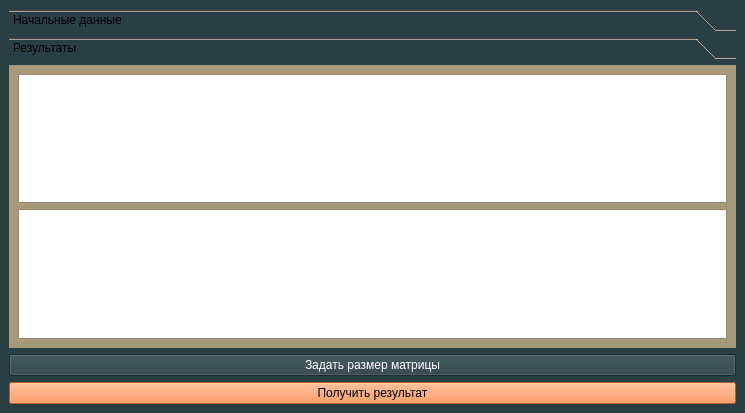
<?xml version="1.0" encoding="UTF-8"?>
<ui version="4.0">
 <class>matrix</class>
 <widget class="QMainWindow" name="matrix">
  <property name="enabled">
   <bool>true</bool>
  </property>
  <property name="geometry">
   <rect>
    <x>0</x>
    <y>0</y>
    <width>745</width>
    <height>413</height>
   </rect>
  </property>
  <property name="palette">
   <palette>
    <active>
     <colorrole role="WindowText">
      <brush brushstyle="SolidPattern">
       <color alpha="255">
        <red>255</red>
        <green>255</green>
        <blue>255</blue>
       </color>
      </brush>
     </colorrole>
     <colorrole role="Button">
      <brush brushstyle="SolidPattern">
       <color alpha="255">
        <red>40</red>
        <green>63</green>
        <blue>68</blue>
       </color>
      </brush>
     </colorrole>
     <colorrole role="Light">
      <brush brushstyle="SolidPattern">
       <color alpha="255">
        <red>60</red>
        <green>95</green>
        <blue>102</blue>
       </color>
      </brush>
     </colorrole>
     <colorrole role="Midlight">
      <brush brushstyle="SolidPattern">
       <color alpha="255">
        <red>50</red>
        <green>79</green>
        <blue>85</blue>
       </color>
      </brush>
     </colorrole>
     <colorrole role="Dark">
      <brush brushstyle="SolidPattern">
       <color alpha="255">
        <red>20</red>
        <green>31</green>
        <blue>34</blue>
       </color>
      </brush>
     </colorrole>
     <colorrole role="Mid">
      <brush brushstyle="SolidPattern">
       <color alpha="255">
        <red>26</red>
        <green>42</green>
        <blue>45</blue>
       </color>
      </brush>
     </colorrole>
     <colorrole role="Text">
      <brush brushstyle="SolidPattern">
       <color alpha="255">
        <red>255</red>
        <green>255</green>
        <blue>255</blue>
       </color>
      </brush>
     </colorrole>
     <colorrole role="BrightText">
      <brush brushstyle="SolidPattern">
       <color alpha="255">
        <red>255</red>
        <green>255</green>
        <blue>255</blue>
       </color>
      </brush>
     </colorrole>
     <colorrole role="ButtonText">
      <brush brushstyle="SolidPattern">
       <color alpha="255">
        <red>255</red>
        <green>255</green>
        <blue>255</blue>
       </color>
      </brush>
     </colorrole>
     <colorrole role="Base">
      <brush brushstyle="SolidPattern">
       <color alpha="255">
        <red>0</red>
        <green>0</green>
        <blue>0</blue>
       </color>
      </brush>
     </colorrole>
     <colorrole role="Window">
      <brush brushstyle="SolidPattern">
       <color alpha="255">
        <red>40</red>
        <green>63</green>
        <blue>68</blue>
       </color>
      </brush>
     </colorrole>
     <colorrole role="Shadow">
      <brush brushstyle="SolidPattern">
       <color alpha="255">
        <red>0</red>
        <green>0</green>
        <blue>0</blue>
       </color>
      </brush>
     </colorrole>
     <colorrole role="AlternateBase">
      <brush brushstyle="SolidPattern">
       <color alpha="255">
        <red>20</red>
        <green>31</green>
        <blue>34</blue>
       </color>
      </brush>
     </colorrole>
     <colorrole role="ToolTipBase">
      <brush brushstyle="SolidPattern">
       <color alpha="255">
        <red>255</red>
        <green>255</green>
        <blue>220</blue>
       </color>
      </brush>
     </colorrole>
     <colorrole role="ToolTipText">
      <brush brushstyle="SolidPattern">
       <color alpha="255">
        <red>0</red>
        <green>0</green>
        <blue>0</blue>
       </color>
      </brush>
     </colorrole>
     <colorrole role="PlaceholderText">
      <brush brushstyle="SolidPattern">
       <color alpha="128">
        <red>255</red>
        <green>255</green>
        <blue>255</blue>
       </color>
      </brush>
     </colorrole>
    </active>
    <inactive>
     <colorrole role="WindowText">
      <brush brushstyle="SolidPattern">
       <color alpha="255">
        <red>255</red>
        <green>255</green>
        <blue>255</blue>
       </color>
      </brush>
     </colorrole>
     <colorrole role="Button">
      <brush brushstyle="SolidPattern">
       <color alpha="255">
        <red>40</red>
        <green>63</green>
        <blue>68</blue>
       </color>
      </brush>
     </colorrole>
     <colorrole role="Light">
      <brush brushstyle="SolidPattern">
       <color alpha="255">
        <red>60</red>
        <green>95</green>
        <blue>102</blue>
       </color>
      </brush>
     </colorrole>
     <colorrole role="Midlight">
      <brush brushstyle="SolidPattern">
       <color alpha="255">
        <red>50</red>
        <green>79</green>
        <blue>85</blue>
       </color>
      </brush>
     </colorrole>
     <colorrole role="Dark">
      <brush brushstyle="SolidPattern">
       <color alpha="255">
        <red>20</red>
        <green>31</green>
        <blue>34</blue>
       </color>
      </brush>
     </colorrole>
     <colorrole role="Mid">
      <brush brushstyle="SolidPattern">
       <color alpha="255">
        <red>26</red>
        <green>42</green>
        <blue>45</blue>
       </color>
      </brush>
     </colorrole>
     <colorrole role="Text">
      <brush brushstyle="SolidPattern">
       <color alpha="255">
        <red>255</red>
        <green>255</green>
        <blue>255</blue>
       </color>
      </brush>
     </colorrole>
     <colorrole role="BrightText">
      <brush brushstyle="SolidPattern">
       <color alpha="255">
        <red>255</red>
        <green>255</green>
        <blue>255</blue>
       </color>
      </brush>
     </colorrole>
     <colorrole role="ButtonText">
      <brush brushstyle="SolidPattern">
       <color alpha="255">
        <red>255</red>
        <green>255</green>
        <blue>255</blue>
       </color>
      </brush>
     </colorrole>
     <colorrole role="Base">
      <brush brushstyle="SolidPattern">
       <color alpha="255">
        <red>0</red>
        <green>0</green>
        <blue>0</blue>
       </color>
      </brush>
     </colorrole>
     <colorrole role="Window">
      <brush brushstyle="SolidPattern">
       <color alpha="255">
        <red>40</red>
        <green>63</green>
        <blue>68</blue>
       </color>
      </brush>
     </colorrole>
     <colorrole role="Shadow">
      <brush brushstyle="SolidPattern">
       <color alpha="255">
        <red>0</red>
        <green>0</green>
        <blue>0</blue>
       </color>
      </brush>
     </colorrole>
     <colorrole role="AlternateBase">
      <brush brushstyle="SolidPattern">
       <color alpha="255">
        <red>20</red>
        <green>31</green>
        <blue>34</blue>
       </color>
      </brush>
     </colorrole>
     <colorrole role="ToolTipBase">
      <brush brushstyle="SolidPattern">
       <color alpha="255">
        <red>255</red>
        <green>255</green>
        <blue>220</blue>
       </color>
      </brush>
     </colorrole>
     <colorrole role="ToolTipText">
      <brush brushstyle="SolidPattern">
       <color alpha="255">
        <red>0</red>
        <green>0</green>
        <blue>0</blue>
       </color>
      </brush>
     </colorrole>
     <colorrole role="PlaceholderText">
      <brush brushstyle="SolidPattern">
       <color alpha="128">
        <red>255</red>
        <green>255</green>
        <blue>255</blue>
       </color>
      </brush>
     </colorrole>
    </inactive>
    <disabled>
     <colorrole role="WindowText">
      <brush brushstyle="SolidPattern">
       <color alpha="255">
        <red>20</red>
        <green>31</green>
        <blue>34</blue>
       </color>
      </brush>
     </colorrole>
     <colorrole role="Button">
      <brush brushstyle="SolidPattern">
       <color alpha="255">
        <red>40</red>
        <green>63</green>
        <blue>68</blue>
       </color>
      </brush>
     </colorrole>
     <colorrole role="Light">
      <brush brushstyle="SolidPattern">
       <color alpha="255">
        <red>60</red>
        <green>95</green>
        <blue>102</blue>
       </color>
      </brush>
     </colorrole>
     <colorrole role="Midlight">
      <brush brushstyle="SolidPattern">
       <color alpha="255">
        <red>50</red>
        <green>79</green>
        <blue>85</blue>
       </color>
      </brush>
     </colorrole>
     <colorrole role="Dark">
      <brush brushstyle="SolidPattern">
       <color alpha="255">
        <red>20</red>
        <green>31</green>
        <blue>34</blue>
       </color>
      </brush>
     </colorrole>
     <colorrole role="Mid">
      <brush brushstyle="SolidPattern">
       <color alpha="255">
        <red>26</red>
        <green>42</green>
        <blue>45</blue>
       </color>
      </brush>
     </colorrole>
     <colorrole role="Text">
      <brush brushstyle="SolidPattern">
       <color alpha="255">
        <red>20</red>
        <green>31</green>
        <blue>34</blue>
       </color>
      </brush>
     </colorrole>
     <colorrole role="BrightText">
      <brush brushstyle="SolidPattern">
       <color alpha="255">
        <red>255</red>
        <green>255</green>
        <blue>255</blue>
       </color>
      </brush>
     </colorrole>
     <colorrole role="ButtonText">
      <brush brushstyle="SolidPattern">
       <color alpha="255">
        <red>20</red>
        <green>31</green>
        <blue>34</blue>
       </color>
      </brush>
     </colorrole>
     <colorrole role="Base">
      <brush brushstyle="SolidPattern">
       <color alpha="255">
        <red>40</red>
        <green>63</green>
        <blue>68</blue>
       </color>
      </brush>
     </colorrole>
     <colorrole role="Window">
      <brush brushstyle="SolidPattern">
       <color alpha="255">
        <red>40</red>
        <green>63</green>
        <blue>68</blue>
       </color>
      </brush>
     </colorrole>
     <colorrole role="Shadow">
      <brush brushstyle="SolidPattern">
       <color alpha="255">
        <red>0</red>
        <green>0</green>
        <blue>0</blue>
       </color>
      </brush>
     </colorrole>
     <colorrole role="AlternateBase">
      <brush brushstyle="SolidPattern">
       <color alpha="255">
        <red>40</red>
        <green>63</green>
        <blue>68</blue>
       </color>
      </brush>
     </colorrole>
     <colorrole role="ToolTipBase">
      <brush brushstyle="SolidPattern">
       <color alpha="255">
        <red>255</red>
        <green>255</green>
        <blue>220</blue>
       </color>
      </brush>
     </colorrole>
     <colorrole role="ToolTipText">
      <brush brushstyle="SolidPattern">
       <color alpha="255">
        <red>0</red>
        <green>0</green>
        <blue>0</blue>
       </color>
      </brush>
     </colorrole>
     <colorrole role="PlaceholderText">
      <brush brushstyle="SolidPattern">
       <color alpha="128">
        <red>255</red>
        <green>255</green>
        <blue>255</blue>
       </color>
      </brush>
     </colorrole>
    </disabled>
   </palette>
  </property>
  <property name="windowTitle">
   <string>matrix</string>
  </property>
  <widget class="QWidget" name="centralwidget">
   <layout class="QVBoxLayout" name="verticalLayout_3">
    <item>
     <widget class="QToolBox" name="toolBox">
      <property name="palette">
       <palette>
        <active>
         <colorrole role="WindowText">
          <brush brushstyle="SolidPattern">
           <color alpha="255">
            <red>0</red>
            <green>0</green>
            <blue>0</blue>
           </color>
          </brush>
         </colorrole>
         <colorrole role="Button">
          <brush brushstyle="SolidPattern">
           <color alpha="147">
            <red>195</red>
            <green>171</green>
            <blue>136</blue>
           </color>
          </brush>
         </colorrole>
         <colorrole role="Light">
          <brush brushstyle="SolidPattern">
           <color alpha="147">
            <red>255</red>
            <green>239</green>
            <blue>216</blue>
           </color>
          </brush>
         </colorrole>
         <colorrole role="Midlight">
          <brush brushstyle="SolidPattern">
           <color alpha="147">
            <red>225</red>
            <green>205</green>
            <blue>176</blue>
           </color>
          </brush>
         </colorrole>
         <colorrole role="Dark">
          <brush brushstyle="SolidPattern">
           <color alpha="147">
            <red>97</red>
            <green>85</green>
            <blue>68</blue>
           </color>
          </brush>
         </colorrole>
         <colorrole role="Mid">
          <brush brushstyle="SolidPattern">
           <color alpha="147">
            <red>130</red>
            <green>114</green>
            <blue>91</blue>
           </color>
          </brush>
         </colorrole>
         <colorrole role="Text">
          <brush brushstyle="SolidPattern">
           <color alpha="255">
            <red>0</red>
            <green>0</green>
            <blue>0</blue>
           </color>
          </brush>
         </colorrole>
         <colorrole role="BrightText">
          <brush brushstyle="SolidPattern">
           <color alpha="255">
            <red>255</red>
            <green>255</green>
            <blue>255</blue>
           </color>
          </brush>
         </colorrole>
         <colorrole role="ButtonText">
          <brush brushstyle="SolidPattern">
           <color alpha="255">
            <red>0</red>
            <green>0</green>
            <blue>0</blue>
           </color>
          </brush>
         </colorrole>
         <colorrole role="Base">
          <brush brushstyle="SolidPattern">
           <color alpha="255">
            <red>255</red>
            <green>255</green>
            <blue>255</blue>
           </color>
          </brush>
         </colorrole>
         <colorrole role="Window">
          <brush brushstyle="SolidPattern">
           <color alpha="147">
            <red>195</red>
            <green>171</green>
            <blue>136</blue>
           </color>
          </brush>
         </colorrole>
         <colorrole role="Shadow">
          <brush brushstyle="SolidPattern">
           <color alpha="255">
            <red>0</red>
            <green>0</green>
            <blue>0</blue>
           </color>
          </brush>
         </colorrole>
         <colorrole role="AlternateBase">
          <brush brushstyle="SolidPattern">
           <color alpha="201">
            <red>225</red>
            <green>213</green>
            <blue>195</blue>
           </color>
          </brush>
         </colorrole>
         <colorrole role="ToolTipBase">
          <brush brushstyle="SolidPattern">
           <color alpha="255">
            <red>255</red>
            <green>255</green>
            <blue>220</blue>
           </color>
          </brush>
         </colorrole>
         <colorrole role="ToolTipText">
          <brush brushstyle="SolidPattern">
           <color alpha="255">
            <red>0</red>
            <green>0</green>
            <blue>0</blue>
           </color>
          </brush>
         </colorrole>
         <colorrole role="PlaceholderText">
          <brush brushstyle="SolidPattern">
           <color alpha="128">
            <red>0</red>
            <green>0</green>
            <blue>0</blue>
           </color>
          </brush>
         </colorrole>
        </active>
        <inactive>
         <colorrole role="WindowText">
          <brush brushstyle="SolidPattern">
           <color alpha="255">
            <red>0</red>
            <green>0</green>
            <blue>0</blue>
           </color>
          </brush>
         </colorrole>
         <colorrole role="Button">
          <brush brushstyle="SolidPattern">
           <color alpha="147">
            <red>195</red>
            <green>171</green>
            <blue>136</blue>
           </color>
          </brush>
         </colorrole>
         <colorrole role="Light">
          <brush brushstyle="SolidPattern">
           <color alpha="147">
            <red>255</red>
            <green>239</green>
            <blue>216</blue>
           </color>
          </brush>
         </colorrole>
         <colorrole role="Midlight">
          <brush brushstyle="SolidPattern">
           <color alpha="147">
            <red>225</red>
            <green>205</green>
            <blue>176</blue>
           </color>
          </brush>
         </colorrole>
         <colorrole role="Dark">
          <brush brushstyle="SolidPattern">
           <color alpha="147">
            <red>97</red>
            <green>85</green>
            <blue>68</blue>
           </color>
          </brush>
         </colorrole>
         <colorrole role="Mid">
          <brush brushstyle="SolidPattern">
           <color alpha="147">
            <red>130</red>
            <green>114</green>
            <blue>91</blue>
           </color>
          </brush>
         </colorrole>
         <colorrole role="Text">
          <brush brushstyle="SolidPattern">
           <color alpha="255">
            <red>0</red>
            <green>0</green>
            <blue>0</blue>
           </color>
          </brush>
         </colorrole>
         <colorrole role="BrightText">
          <brush brushstyle="SolidPattern">
           <color alpha="255">
            <red>255</red>
            <green>255</green>
            <blue>255</blue>
           </color>
          </brush>
         </colorrole>
         <colorrole role="ButtonText">
          <brush brushstyle="SolidPattern">
           <color alpha="255">
            <red>0</red>
            <green>0</green>
            <blue>0</blue>
           </color>
          </brush>
         </colorrole>
         <colorrole role="Base">
          <brush brushstyle="SolidPattern">
           <color alpha="255">
            <red>255</red>
            <green>255</green>
            <blue>255</blue>
           </color>
          </brush>
         </colorrole>
         <colorrole role="Window">
          <brush brushstyle="SolidPattern">
           <color alpha="147">
            <red>195</red>
            <green>171</green>
            <blue>136</blue>
           </color>
          </brush>
         </colorrole>
         <colorrole role="Shadow">
          <brush brushstyle="SolidPattern">
           <color alpha="255">
            <red>0</red>
            <green>0</green>
            <blue>0</blue>
           </color>
          </brush>
         </colorrole>
         <colorrole role="AlternateBase">
          <brush brushstyle="SolidPattern">
           <color alpha="201">
            <red>225</red>
            <green>213</green>
            <blue>195</blue>
           </color>
          </brush>
         </colorrole>
         <colorrole role="ToolTipBase">
          <brush brushstyle="SolidPattern">
           <color alpha="255">
            <red>255</red>
            <green>255</green>
            <blue>220</blue>
           </color>
          </brush>
         </colorrole>
         <colorrole role="ToolTipText">
          <brush brushstyle="SolidPattern">
           <color alpha="255">
            <red>0</red>
            <green>0</green>
            <blue>0</blue>
           </color>
          </brush>
         </colorrole>
         <colorrole role="PlaceholderText">
          <brush brushstyle="SolidPattern">
           <color alpha="128">
            <red>0</red>
            <green>0</green>
            <blue>0</blue>
           </color>
          </brush>
         </colorrole>
        </inactive>
        <disabled>
         <colorrole role="WindowText">
          <brush brushstyle="SolidPattern">
           <color alpha="147">
            <red>97</red>
            <green>85</green>
            <blue>68</blue>
           </color>
          </brush>
         </colorrole>
         <colorrole role="Button">
          <brush brushstyle="SolidPattern">
           <color alpha="147">
            <red>195</red>
            <green>171</green>
            <blue>136</blue>
           </color>
          </brush>
         </colorrole>
         <colorrole role="Light">
          <brush brushstyle="SolidPattern">
           <color alpha="147">
            <red>255</red>
            <green>239</green>
            <blue>216</blue>
           </color>
          </brush>
         </colorrole>
         <colorrole role="Midlight">
          <brush brushstyle="SolidPattern">
           <color alpha="147">
            <red>225</red>
            <green>205</green>
            <blue>176</blue>
           </color>
          </brush>
         </colorrole>
         <colorrole role="Dark">
          <brush brushstyle="SolidPattern">
           <color alpha="147">
            <red>97</red>
            <green>85</green>
            <blue>68</blue>
           </color>
          </brush>
         </colorrole>
         <colorrole role="Mid">
          <brush brushstyle="SolidPattern">
           <color alpha="147">
            <red>130</red>
            <green>114</green>
            <blue>91</blue>
           </color>
          </brush>
         </colorrole>
         <colorrole role="Text">
          <brush brushstyle="SolidPattern">
           <color alpha="147">
            <red>97</red>
            <green>85</green>
            <blue>68</blue>
           </color>
          </brush>
         </colorrole>
         <colorrole role="BrightText">
          <brush brushstyle="SolidPattern">
           <color alpha="255">
            <red>255</red>
            <green>255</green>
            <blue>255</blue>
           </color>
          </brush>
         </colorrole>
         <colorrole role="ButtonText">
          <brush brushstyle="SolidPattern">
           <color alpha="147">
            <red>97</red>
            <green>85</green>
            <blue>68</blue>
           </color>
          </brush>
         </colorrole>
         <colorrole role="Base">
          <brush brushstyle="SolidPattern">
           <color alpha="147">
            <red>195</red>
            <green>171</green>
            <blue>136</blue>
           </color>
          </brush>
         </colorrole>
         <colorrole role="Window">
          <brush brushstyle="SolidPattern">
           <color alpha="147">
            <red>195</red>
            <green>171</green>
            <blue>136</blue>
           </color>
          </brush>
         </colorrole>
         <colorrole role="Shadow">
          <brush brushstyle="SolidPattern">
           <color alpha="255">
            <red>0</red>
            <green>0</green>
            <blue>0</blue>
           </color>
          </brush>
         </colorrole>
         <colorrole role="AlternateBase">
          <brush brushstyle="SolidPattern">
           <color alpha="147">
            <red>195</red>
            <green>171</green>
            <blue>136</blue>
           </color>
          </brush>
         </colorrole>
         <colorrole role="ToolTipBase">
          <brush brushstyle="SolidPattern">
           <color alpha="255">
            <red>255</red>
            <green>255</green>
            <blue>220</blue>
           </color>
          </brush>
         </colorrole>
         <colorrole role="ToolTipText">
          <brush brushstyle="SolidPattern">
           <color alpha="255">
            <red>0</red>
            <green>0</green>
            <blue>0</blue>
           </color>
          </brush>
         </colorrole>
         <colorrole role="PlaceholderText">
          <brush brushstyle="SolidPattern">
           <color alpha="128">
            <red>0</red>
            <green>0</green>
            <blue>0</blue>
           </color>
          </brush>
         </colorrole>
        </disabled>
       </palette>
      </property>
      <property name="mouseTracking">
       <bool>false</bool>
      </property>
      <property name="currentIndex">
       <number>1</number>
      </property>
      <widget class="QWidget" name="page">
       <property name="geometry">
        <rect>
         <x>0</x>
         <y>0</y>
         <width>727</width>
         <height>275</height>
        </rect>
       </property>
       <attribute name="label">
        <string>Начальные данные </string>
       </attribute>
       <layout class="QVBoxLayout" name="verticalLayout">
        <item>
         <widget class="QTableWidget" name="tableWidget"/>
        </item>
        <item>
         <widget class="QPlainTextEdit" name="plainTextEdit"/>
        </item>
       </layout>
      </widget>
      <widget class="QWidget" name="page_2">
       <property name="geometry">
        <rect>
         <x>0</x>
         <y>0</y>
         <width>727</width>
         <height>275</height>
        </rect>
       </property>
       <attribute name="label">
        <string>Результаты</string>
       </attribute>
       <layout class="QVBoxLayout" name="verticalLayout_2">
        <item>
         <widget class="QTableWidget" name="tableWidget_2"/>
        </item>
        <item>
         <widget class="QPlainTextEdit" name="plainTextEdit_2"/>
        </item>
       </layout>
      </widget>
     </widget>
    </item>
    <item>
     <widget class="QPushButton" name="pushButton">
      <property name="text">
       <string> Задать размер матрицы </string>
      </property>
     </widget>
    </item>
    <item>
     <widget class="QPushButton" name="pushButton_2">
      <property name="palette">
       <palette>
        <active>
         <colorrole role="WindowText">
          <brush brushstyle="SolidPattern">
           <color alpha="255">
            <red>0</red>
            <green>0</green>
            <blue>0</blue>
           </color>
          </brush>
         </colorrole>
         <colorrole role="Button">
          <brush brushstyle="SolidPattern">
           <color alpha="255">
            <red>252</red>
            <green>131</green>
            <blue>59</blue>
           </color>
          </brush>
         </colorrole>
         <colorrole role="Light">
          <brush brushstyle="SolidPattern">
           <color alpha="255">
            <red>255</red>
            <green>210</green>
            <blue>183</blue>
           </color>
          </brush>
         </colorrole>
         <colorrole role="Midlight">
          <brush brushstyle="SolidPattern">
           <color alpha="255">
            <red>253</red>
            <green>170</green>
            <blue>121</blue>
           </color>
          </brush>
         </colorrole>
         <colorrole role="Dark">
          <brush brushstyle="SolidPattern">
           <color alpha="255">
            <red>126</red>
            <green>65</green>
            <blue>29</blue>
           </color>
          </brush>
         </colorrole>
         <colorrole role="Mid">
          <brush brushstyle="SolidPattern">
           <color alpha="255">
            <red>168</red>
            <green>87</green>
            <blue>39</blue>
           </color>
          </brush>
         </colorrole>
         <colorrole role="Text">
          <brush brushstyle="SolidPattern">
           <color alpha="255">
            <red>0</red>
            <green>0</green>
            <blue>0</blue>
           </color>
          </brush>
         </colorrole>
         <colorrole role="BrightText">
          <brush brushstyle="SolidPattern">
           <color alpha="255">
            <red>255</red>
            <green>255</green>
            <blue>255</blue>
           </color>
          </brush>
         </colorrole>
         <colorrole role="ButtonText">
          <brush brushstyle="SolidPattern">
           <color alpha="255">
            <red>0</red>
            <green>0</green>
            <blue>0</blue>
           </color>
          </brush>
         </colorrole>
         <colorrole role="Base">
          <brush brushstyle="SolidPattern">
           <color alpha="255">
            <red>255</red>
            <green>255</green>
            <blue>255</blue>
           </color>
          </brush>
         </colorrole>
         <colorrole role="Window">
          <brush brushstyle="SolidPattern">
           <color alpha="255">
            <red>252</red>
            <green>131</green>
            <blue>59</blue>
           </color>
          </brush>
         </colorrole>
         <colorrole role="Shadow">
          <brush brushstyle="SolidPattern">
           <color alpha="255">
            <red>0</red>
            <green>0</green>
            <blue>0</blue>
           </color>
          </brush>
         </colorrole>
         <colorrole role="AlternateBase">
          <brush brushstyle="SolidPattern">
           <color alpha="255">
            <red>253</red>
            <green>193</green>
            <blue>157</blue>
           </color>
          </brush>
         </colorrole>
         <colorrole role="ToolTipBase">
          <brush brushstyle="SolidPattern">
           <color alpha="255">
            <red>255</red>
            <green>255</green>
            <blue>220</blue>
           </color>
          </brush>
         </colorrole>
         <colorrole role="ToolTipText">
          <brush brushstyle="SolidPattern">
           <color alpha="255">
            <red>0</red>
            <green>0</green>
            <blue>0</blue>
           </color>
          </brush>
         </colorrole>
         <colorrole role="PlaceholderText">
          <brush brushstyle="SolidPattern">
           <color alpha="128">
            <red>0</red>
            <green>0</green>
            <blue>0</blue>
           </color>
          </brush>
         </colorrole>
        </active>
        <inactive>
         <colorrole role="WindowText">
          <brush brushstyle="SolidPattern">
           <color alpha="255">
            <red>0</red>
            <green>0</green>
            <blue>0</blue>
           </color>
          </brush>
         </colorrole>
         <colorrole role="Button">
          <brush brushstyle="SolidPattern">
           <color alpha="255">
            <red>252</red>
            <green>131</green>
            <blue>59</blue>
           </color>
          </brush>
         </colorrole>
         <colorrole role="Light">
          <brush brushstyle="SolidPattern">
           <color alpha="255">
            <red>255</red>
            <green>210</green>
            <blue>183</blue>
           </color>
          </brush>
         </colorrole>
         <colorrole role="Midlight">
          <brush brushstyle="SolidPattern">
           <color alpha="255">
            <red>253</red>
            <green>170</green>
            <blue>121</blue>
           </color>
          </brush>
         </colorrole>
         <colorrole role="Dark">
          <brush brushstyle="SolidPattern">
           <color alpha="255">
            <red>126</red>
            <green>65</green>
            <blue>29</blue>
           </color>
          </brush>
         </colorrole>
         <colorrole role="Mid">
          <brush brushstyle="SolidPattern">
           <color alpha="255">
            <red>168</red>
            <green>87</green>
            <blue>39</blue>
           </color>
          </brush>
         </colorrole>
         <colorrole role="Text">
          <brush brushstyle="SolidPattern">
           <color alpha="255">
            <red>0</red>
            <green>0</green>
            <blue>0</blue>
           </color>
          </brush>
         </colorrole>
         <colorrole role="BrightText">
          <brush brushstyle="SolidPattern">
           <color alpha="255">
            <red>255</red>
            <green>255</green>
            <blue>255</blue>
           </color>
          </brush>
         </colorrole>
         <colorrole role="ButtonText">
          <brush brushstyle="SolidPattern">
           <color alpha="255">
            <red>0</red>
            <green>0</green>
            <blue>0</blue>
           </color>
          </brush>
         </colorrole>
         <colorrole role="Base">
          <brush brushstyle="SolidPattern">
           <color alpha="255">
            <red>255</red>
            <green>255</green>
            <blue>255</blue>
           </color>
          </brush>
         </colorrole>
         <colorrole role="Window">
          <brush brushstyle="SolidPattern">
           <color alpha="255">
            <red>252</red>
            <green>131</green>
            <blue>59</blue>
           </color>
          </brush>
         </colorrole>
         <colorrole role="Shadow">
          <brush brushstyle="SolidPattern">
           <color alpha="255">
            <red>0</red>
            <green>0</green>
            <blue>0</blue>
           </color>
          </brush>
         </colorrole>
         <colorrole role="AlternateBase">
          <brush brushstyle="SolidPattern">
           <color alpha="255">
            <red>253</red>
            <green>193</green>
            <blue>157</blue>
           </color>
          </brush>
         </colorrole>
         <colorrole role="ToolTipBase">
          <brush brushstyle="SolidPattern">
           <color alpha="255">
            <red>255</red>
            <green>255</green>
            <blue>220</blue>
           </color>
          </brush>
         </colorrole>
         <colorrole role="ToolTipText">
          <brush brushstyle="SolidPattern">
           <color alpha="255">
            <red>0</red>
            <green>0</green>
            <blue>0</blue>
           </color>
          </brush>
         </colorrole>
         <colorrole role="PlaceholderText">
          <brush brushstyle="SolidPattern">
           <color alpha="128">
            <red>0</red>
            <green>0</green>
            <blue>0</blue>
           </color>
          </brush>
         </colorrole>
        </inactive>
        <disabled>
         <colorrole role="WindowText">
          <brush brushstyle="SolidPattern">
           <color alpha="255">
            <red>126</red>
            <green>65</green>
            <blue>29</blue>
           </color>
          </brush>
         </colorrole>
         <colorrole role="Button">
          <brush brushstyle="SolidPattern">
           <color alpha="255">
            <red>252</red>
            <green>131</green>
            <blue>59</blue>
           </color>
          </brush>
         </colorrole>
         <colorrole role="Light">
          <brush brushstyle="SolidPattern">
           <color alpha="255">
            <red>255</red>
            <green>210</green>
            <blue>183</blue>
           </color>
          </brush>
         </colorrole>
         <colorrole role="Midlight">
          <brush brushstyle="SolidPattern">
           <color alpha="255">
            <red>253</red>
            <green>170</green>
            <blue>121</blue>
           </color>
          </brush>
         </colorrole>
         <colorrole role="Dark">
          <brush brushstyle="SolidPattern">
           <color alpha="255">
            <red>126</red>
            <green>65</green>
            <blue>29</blue>
           </color>
          </brush>
         </colorrole>
         <colorrole role="Mid">
          <brush brushstyle="SolidPattern">
           <color alpha="255">
            <red>168</red>
            <green>87</green>
            <blue>39</blue>
           </color>
          </brush>
         </colorrole>
         <colorrole role="Text">
          <brush brushstyle="SolidPattern">
           <color alpha="255">
            <red>126</red>
            <green>65</green>
            <blue>29</blue>
           </color>
          </brush>
         </colorrole>
         <colorrole role="BrightText">
          <brush brushstyle="SolidPattern">
           <color alpha="255">
            <red>255</red>
            <green>255</green>
            <blue>255</blue>
           </color>
          </brush>
         </colorrole>
         <colorrole role="ButtonText">
          <brush brushstyle="SolidPattern">
           <color alpha="255">
            <red>126</red>
            <green>65</green>
            <blue>29</blue>
           </color>
          </brush>
         </colorrole>
         <colorrole role="Base">
          <brush brushstyle="SolidPattern">
           <color alpha="255">
            <red>252</red>
            <green>131</green>
            <blue>59</blue>
           </color>
          </brush>
         </colorrole>
         <colorrole role="Window">
          <brush brushstyle="SolidPattern">
           <color alpha="255">
            <red>252</red>
            <green>131</green>
            <blue>59</blue>
           </color>
          </brush>
         </colorrole>
         <colorrole role="Shadow">
          <brush brushstyle="SolidPattern">
           <color alpha="255">
            <red>0</red>
            <green>0</green>
            <blue>0</blue>
           </color>
          </brush>
         </colorrole>
         <colorrole role="AlternateBase">
          <brush brushstyle="SolidPattern">
           <color alpha="255">
            <red>252</red>
            <green>131</green>
            <blue>59</blue>
           </color>
          </brush>
         </colorrole>
         <colorrole role="ToolTipBase">
          <brush brushstyle="SolidPattern">
           <color alpha="255">
            <red>255</red>
            <green>255</green>
            <blue>220</blue>
           </color>
          </brush>
         </colorrole>
         <colorrole role="ToolTipText">
          <brush brushstyle="SolidPattern">
           <color alpha="255">
            <red>0</red>
            <green>0</green>
            <blue>0</blue>
           </color>
          </brush>
         </colorrole>
         <colorrole role="PlaceholderText">
          <brush brushstyle="SolidPattern">
           <color alpha="128">
            <red>0</red>
            <green>0</green>
            <blue>0</blue>
           </color>
          </brush>
         </colorrole>
        </disabled>
       </palette>
      </property>
      <property name="text">
       <string>Получить результат</string>
      </property>
     </widget>
    </item>
   </layout>
  </widget>
 </widget>
 <resources/>
 <connections/>
</ui>
